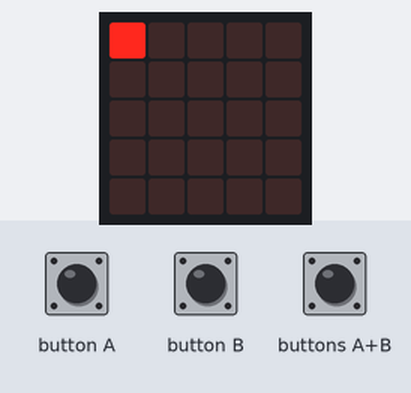
The program below on a simulated BBC micro:bit (MakeCode). On the bench: the board's 5×5 LED display. The inputs (shaded band) are chosen by the test bench. No radio messages arrive unless stated (any console line starting 'radio sent:' is added by the test bench); what the program prints to the serial console is not drawn.

Above: at 5.0 s.
5.1 s: button B pressed for 1 s
At 5.11 s:
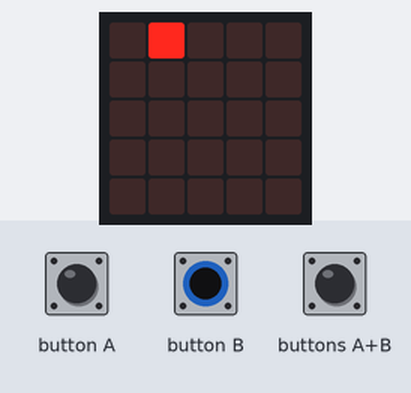
At 5.7 s:
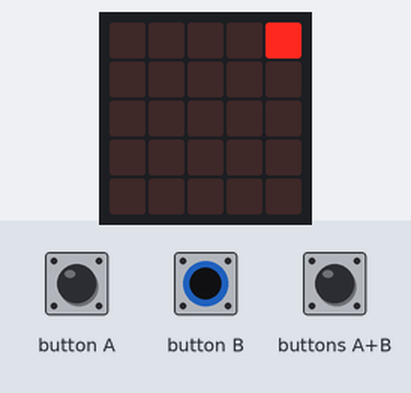
7.6 s: buttons A+B pressed for 1 s
At 8.7 s:
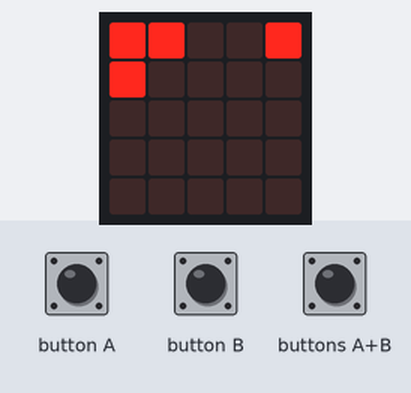
Timing chart, 0 to 10.6 s (numbered marks = the images above; inputs shaded):
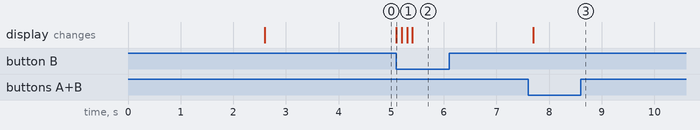

Measured:
- after the input at 5.1 s, the display: changes at once (image 1)
- after the input at 7.6 s, the display: changes after 0.10 s (image 3)

The program:

main.ts
```typescript
enum RadioMessage {
    hallo = 324,
    hello2 = 22932,
    hello = 49337,
    message1 = 49434
}
function kleinLerstellen () {
    // Endlosschleife: Warte auf Drehbefehl
    while (!(input.buttonIsPressed(Button.AB))) {
        if (input.buttonIsPressed(Button.A)) {
            // Anti-Debounce
            basic.pause(500)
        }
    }
}
function p_2erstellen () {
    basic.pause(100)
    while (!(input.buttonIsPressed(Button.AB))) {
        if (input.buttonIsPressed(Button.B)) {
            schiff1.change(LedSpriteProperty.Y, 1)
            basic.pause(100)
        }
        if (input.buttonIsPressed(Button.A)) {
            schiff1.change(LedSpriteProperty.Y, -1)
            basic.pause(100)
        }
    }
    // Sprite-Gruppe erstellen
    Lklein = [game.createSprite(0, 1), game.createSprite(0, 0), game.createSprite(1, 0)]
    kleinLerstellen()
}
function code_start () {
    basic.showIcon(IconNames.Yes)
    basic.pause(2000)
    // Haupt-Sprite erstellen
    schiff1 = game.createSprite(0, 0)
    while (!(input.buttonIsPressed(Button.AB))) {
        if (input.buttonIsPressed(Button.B)) {
            schiff1.move(1)
            basic.pause(100)
        }
        if (input.buttonIsPressed(Button.A)) {
            schiff1.move(-1)
            basic.pause(100)
        }
    }
    p_2erstellen()
}
/**
 * call code start ist zum übergang bitte beim relife test austauschen
 */
let Lklein: game.LedSprite[] = []
let schiff1: game.LedSprite = null
// Initialisierung
radio.setGroup(1)
radio.sendMessage(RadioMessage.hallo)
code_start()
```

test.ts
```typescript
// Hier kann man Tests durchführen; diese Datei wird nicht kompiliert, wenn dieses Paket als Erweiterung verwendet wird.
```
